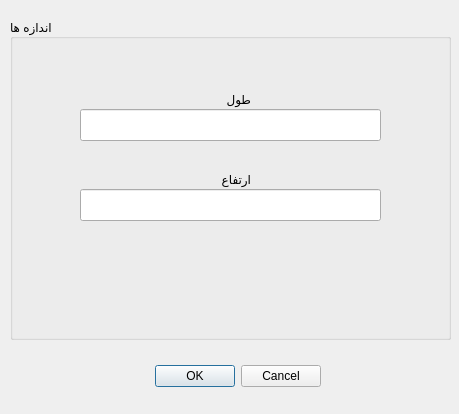
<?xml version="1.0" encoding="UTF-8"?>
<ui version="4.0">
 <class>set_size</class>
 <widget class="QDialog" name="set_size">
  <property name="geometry">
   <rect>
    <x>0</x>
    <y>0</y>
    <width>459</width>
    <height>414</height>
   </rect>
  </property>
  <property name="windowTitle">
   <string>Dialog</string>
  </property>
  <widget class="QDialogButtonBox" name="buttonBox">
   <property name="geometry">
    <rect>
     <x>140</x>
     <y>360</y>
     <width>181</width>
     <height>32</height>
    </rect>
   </property>
   <property name="orientation">
    <enum>Qt::Horizontal</enum>
   </property>
   <property name="standardButtons">
    <set>QDialogButtonBox::Cancel|QDialogButtonBox::Ok</set>
   </property>
  </widget>
  <widget class="QGroupBox" name="groupBox">
   <property name="geometry">
    <rect>
     <x>10</x>
     <y>19</y>
     <width>441</width>
     <height>321</height>
    </rect>
   </property>
   <property name="title">
    <string>اندازه ها</string>
   </property>
   <widget class="QLineEdit" name="lengt_inp">
    <property name="geometry">
     <rect>
      <x>70</x>
      <y>90</y>
      <width>301</width>
      <height>32</height>
     </rect>
    </property>
   </widget>
   <widget class="QLineEdit" name="heigh_inp">
    <property name="geometry">
     <rect>
      <x>70</x>
      <y>170</y>
      <width>301</width>
      <height>32</height>
     </rect>
    </property>
   </widget>
   <widget class="QLabel" name="length">
    <property name="geometry">
     <rect>
      <x>210</x>
      <y>70</y>
      <width>31</width>
      <height>20</height>
     </rect>
    </property>
    <property name="text">
     <string>طول</string>
    </property>
   </widget>
   <widget class="QLabel" name="height">
    <property name="geometry">
     <rect>
      <x>200</x>
      <y>150</y>
      <width>41</width>
      <height>20</height>
     </rect>
    </property>
    <property name="text">
     <string>ارتفاع</string>
    </property>
   </widget>
  </widget>
 </widget>
 <resources/>
 <connections>
  <connection>
   <sender>buttonBox</sender>
   <signal>accepted()</signal>
   <receiver>set_size</receiver>
   <slot>accept()</slot>
   <hints>
    <hint type="sourcelabel">
     <x>248</x>
     <y>254</y>
    </hint>
    <hint type="destinationlabel">
     <x>157</x>
     <y>274</y>
    </hint>
   </hints>
  </connection>
  <connection>
   <sender>buttonBox</sender>
   <signal>rejected()</signal>
   <receiver>set_size</receiver>
   <slot>reject()</slot>
   <hints>
    <hint type="sourcelabel">
     <x>316</x>
     <y>260</y>
    </hint>
    <hint type="destinationlabel">
     <x>286</x>
     <y>274</y>
    </hint>
   </hints>
  </connection>
 </connections>
</ui>
